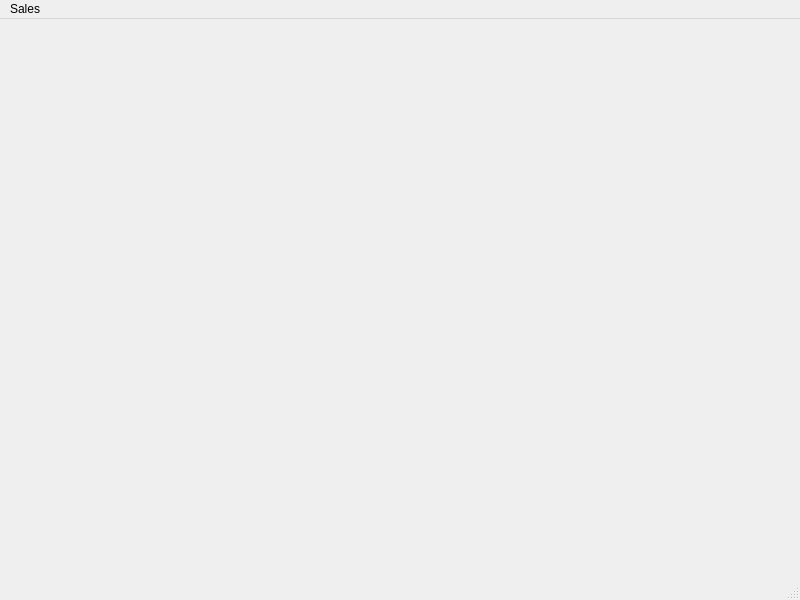
<?xml version="1.0" encoding="UTF-8"?>
<ui version="4.0">
 <class>MainWindow</class>
 <widget class="QMainWindow" name="MainWindow">
  <property name="geometry">
   <rect>
    <x>0</x>
    <y>0</y>
    <width>800</width>
    <height>600</height>
   </rect>
  </property>
  <property name="windowTitle">
   <string>MainWindow</string>
  </property>
  <widget class="QWidget" name="centralwidget"/>
  <widget class="QMenuBar" name="menubar">
   <property name="geometry">
    <rect>
     <x>0</x>
     <y>0</y>
     <width>800</width>
     <height>21</height>
    </rect>
   </property>
   <widget class="QMenu" name="menuSales">
    <property name="title">
     <string>Sales</string>
    </property>
    <addaction name="actionAdd"/>
    <addaction name="actionDelete"/>
   </widget>
   <addaction name="menuSales"/>
  </widget>
  <widget class="QStatusBar" name="statusbar"/>
  <action name="actionAdd">
   <property name="text">
    <string>Add</string>
   </property>
  </action>
  <action name="actionUpdate">
   <property name="text">
    <string>Update</string>
   </property>
  </action>
  <action name="actionDelete">
   <property name="text">
    <string>Delete</string>
   </property>
  </action>
 </widget>
 <resources/>
 <connections/>
</ui>
